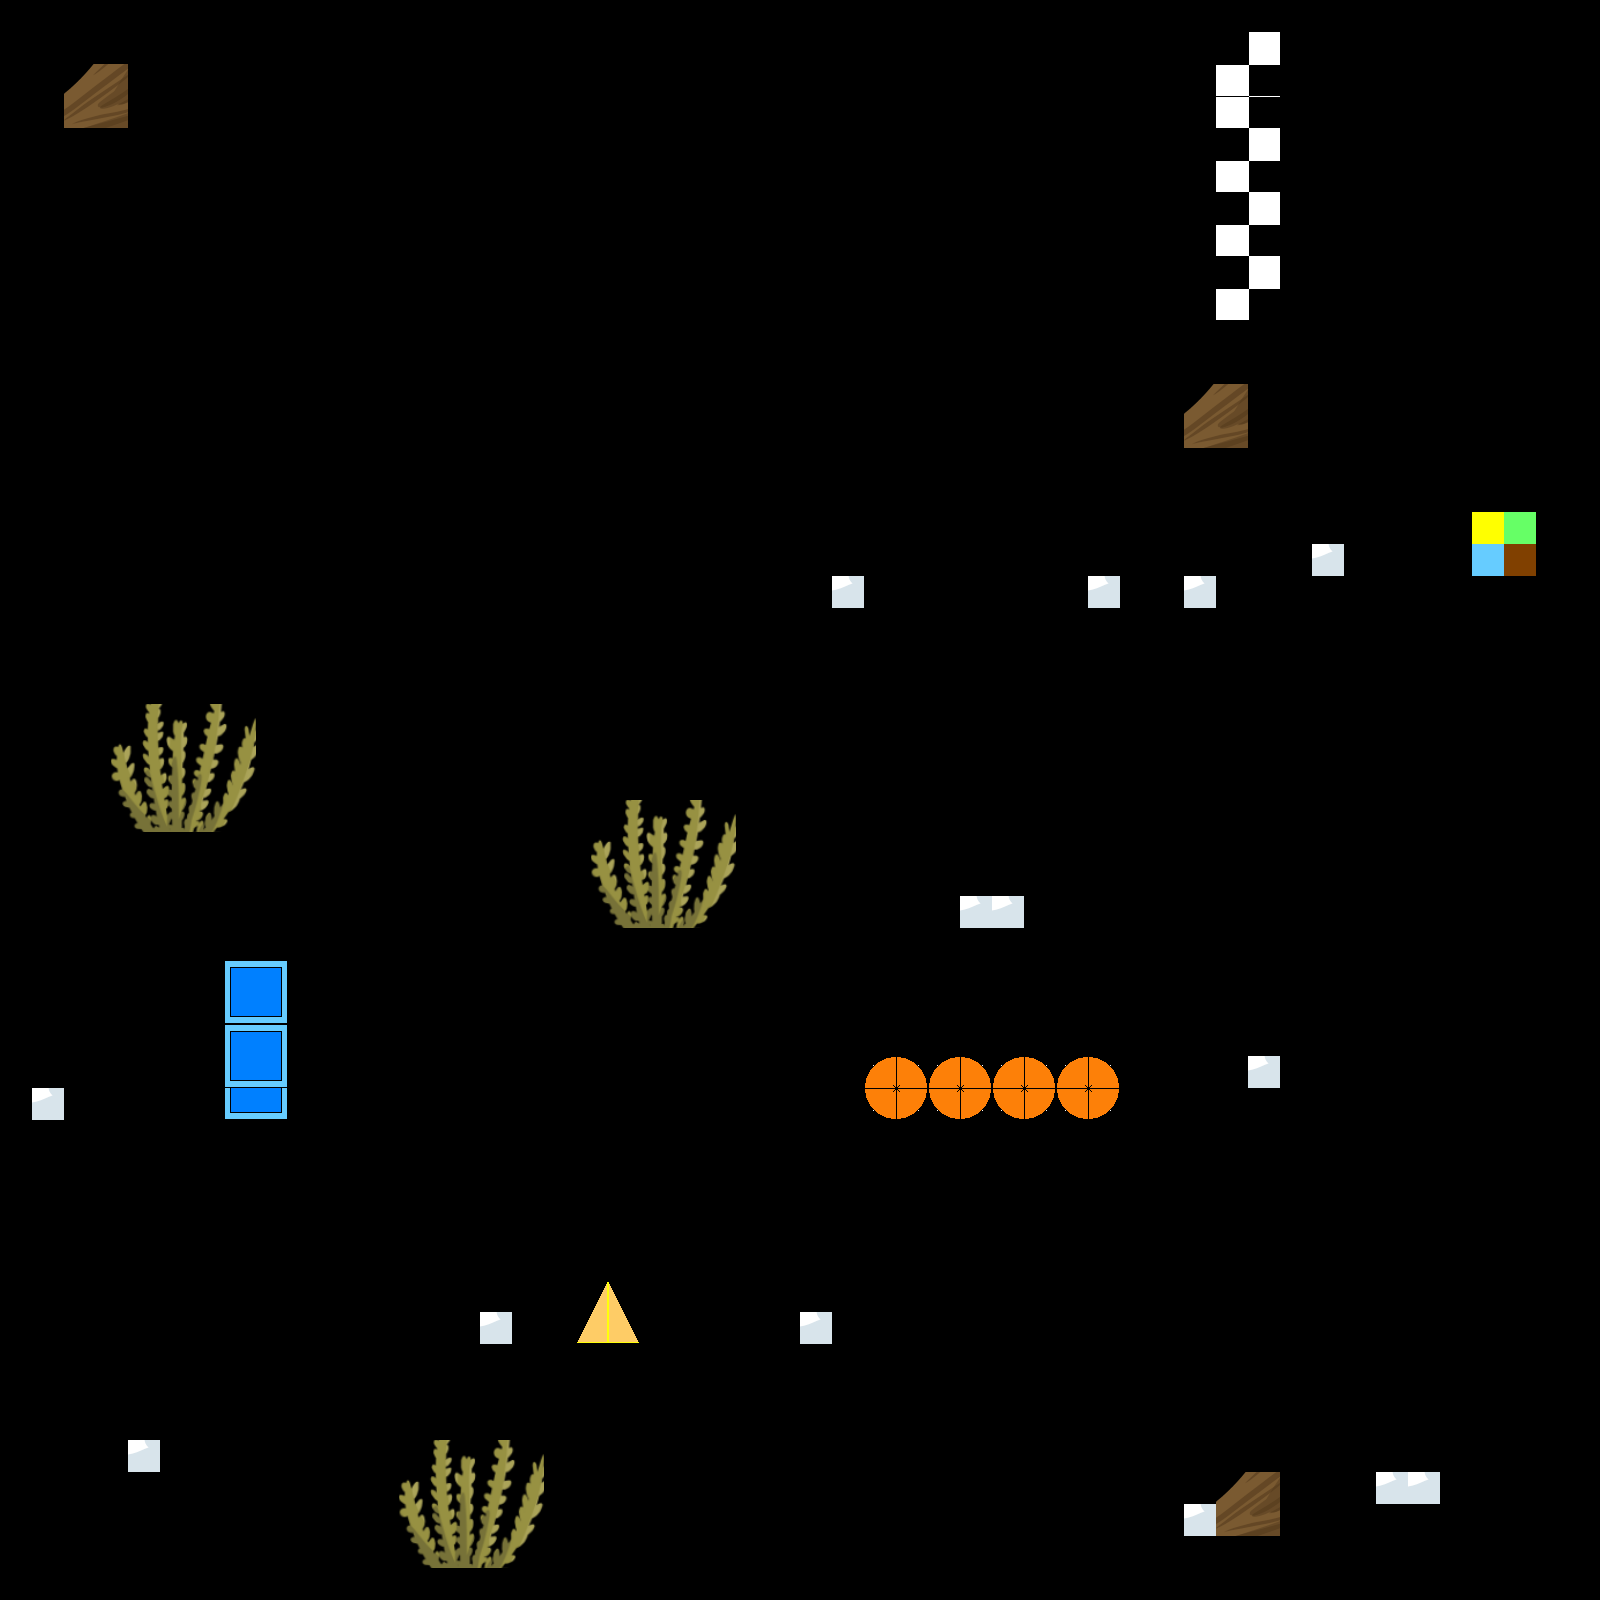

Tiled map render using the project's own tile images. Description and the map definition, with tile-layer contents summarised, below:
An orthogonal 50x50 tile map with 32x32 px tiles, 9 tile layers (background, turret, lever, puzzle solution, ...), 1 hidden layer not drawn, 10 tilesets and 36 objects (36x Cube).

<map version="1.10" tiledversion="1.10.2" orientation="orthogonal" renderorder="right-down" width="50" height="50" tilewidth="32" tileheight="32" infinite="0" nextlayerid="17" nextobjectid="6">
 <tileset firstgid="1" name="DOOR" tilewidth="32" tileheight="32" tilecount="4" columns="2">
  <image source="square.png" width="64" height="64" />
 </tileset>
 <tileset firstgid="5" name="FLOOR_EDGES" tilewidth="32" tileheight="32" tilecount="25" columns="5">
  <image source="floor_tile_1.png" width="180" height="180" />
 </tileset>
 <tileset firstgid="30" name="PLAYER" tilewidth="32" tileheight="32" tilecount="10" columns="10">
  <image source="barry.png" width="336" height="48" />
 </tileset>
 <tileset firstgid="40" name="BRANC_COLLECTIBLE_BUILD_BRIDGE" tilewidth="32" tileheight="32" tilecount="1089" columns="33">
  <image source="branch_dark.png" width="1080" height="1080" />
 </tileset>
 <tileset firstgid="1129" name="PUZZLE" tilewidth="32" tileheight="32" tilecount="4" columns="2">
  <image source="circle.png" width="64" height="64" />
 </tileset>
 <tileset firstgid="1133" name="brige" tilewidth="32" tileheight="32" tilecount="4" columns="2">
  <image source="checkers.png" width="64" height="64" />
 </tileset>
 <tileset firstgid="1137" name="lever" tilewidth="32" tileheight="32" tilecount="4" columns="2">
  <image source="triangle.png" width="64" height="64" />
 </tileset>
 <tileset firstgid="1141" name="PUZZLE_SOLUTION" tilewidth="32" tileheight="32" tilecount="4" columns="2">
  <image source="colors.png" width="64" height="64" />
 </tileset>
 <tileset firstgid="1145" name="JUMP_SPRING" tilewidth="32" tileheight="32" tilecount="25" columns="5">
  <image source="cloud_tile_2.png" width="180" height="180" />
 </tileset>
 <tileset firstgid="1170" name="TURRET" tilewidth="32" tileheight="32" tilecount="25" columns="5">
  <image source="shrub_tile.png" width="180" height="180" />
 </tileset>
 <layer id="3" name="background" width="50" height="50">
  <data>[2500 cells, 0 non-empty, 0 distinct tile ids]</data>
 </layer>
 <layer id="15" name="turret" width="50" height="50">
  <data>[2500 cells, 60 non-empty, 20 distinct tile ids]</data>
 </layer>
 <layer id="11" name="lever" width="50" height="50">
  <data>[2500 cells, 4 non-empty, 4 distinct tile ids]</data>
 </layer>
 <layer id="12" name="puzzle solution" width="50" height="50">
  <data>[2500 cells, 4 non-empty, 4 distinct tile ids]</data>
 </layer>
 <layer id="9" name="bridge" width="50" height="50">
  <data>[2500 cells, 18 non-empty, 4 distinct tile ids]</data>
 </layer>
 <layer id="8" name="door" width="50" height="50">
  <data>[2500 cells, 10 non-empty, 4 distinct tile ids]</data>
 </layer>
 <layer id="7" name="puzzle" width="50" height="50">
  <data>[2500 cells, 16 non-empty, 4 distinct tile ids]</data>
 </layer>
 <layer id="6" name="collectible branch" width="50" height="50">
  <data>[2500 cells, 13 non-empty, 5 distinct tile ids]</data>
 </layer>
 <layer id="14" name="jump spring" width="50" height="50">
  <data>[2500 cells, 14 non-empty, 1 distinct tile ids]</data>
 </layer>
 <objectgroup id="16" name="Ground">
  <object id="4" type="Cube" gid="6" x="32" y="640" width="800.091" height="512" />
  <object id="5" type="Cube" gid="6" x="416.022" y="128.091" width="416.054" height="32.0395" />
  <object id="6" type="Cube" gid="6" x="800" y="96" width="31.9673" height="31.9091" />
  <object id="7" type="Cube" gid="6" x="32" y="32" width="704.011" height="31.9091" />
  <object id="9" type="Cube" gid="6" x="0" y="1599.33" width="32.0135" height="1599.24" />
  <object id="10" type="Cube" gid="6" x="896" y="32" width="704.113" height="31.9091" />
  <object id="11" type="Cube" gid="6" x="896" y="544.061" width="96.2427" height="511.97" />
  <object id="12" type="Cube" gid="6" x="832" y="640" width="383.576" height="31.9091" />
  <object id="13" type="Cube" gid="6" x="1184" y="864" width="32.076" height="223.909" />
  <object id="15" type="Cube" gid="6" x="1024" y="864" width="159.978" height="95.9091" />
  <object id="16" type="Cube" gid="6" x="860.837" y="-123.705" width="32.326" height="31.9091" />
  <object id="17" type="Cube" gid="6" x="1472.67" y="1600.02" width="95.6593" height="1023.9" />
  <object id="19" type="Cube" gid="6" x="1120" y="480" width="32.326" height="159.727" />
  <object id="20" type="Cube" gid="6" x="1152" y="352" width="159.326" height="31.9091" />
  <object id="21" type="Cube" gid="6" x="1568" y="1600" width="31.9782" height="1567.91" />
  <object id="22" type="Cube" gid="6" x="1280" y="671.875" width="32.326" height="319.784" />
  <object id="23" type="Cube" gid="6" x="1312" y="672" width="160.076" height="95.9091" />
  <object id="24" type="Cube" gid="6" x="258.667" y="736" width="861.659" height="31.9091" />
  <object id="25" type="Cube" gid="6" x="256" y="959.909" width="320.205" height="223.818" />
  <object id="26" type="Cube" gid="6" x="128" y="960" width="128.326" height="127.909" />
  <object id="27" type="Cube" gid="6" x="576" y="1023.67" width="671.993" height="95.5758" />
  <object id="28" type="Cube" gid="6" x="1120" y="1120" width="128.326" height="95.9091" />
  <object id="29" type="Cube" gid="6" x="1280" y="1438.67" width="96.326" height="350.576" />
  <object id="30" type="Cube" gid="6" x="1248" y="1120" width="32.326" height="31.9091" />
  <object id="31" type="Cube" gid="6" x="1344" y="1600" width="128.326" height="95.9091" />
  <object id="32" type="Cube" gid="6" x="1184" y="1600.18" width="160.144" height="64.0909" />
  <object id="33" type="Cube" gid="6" x="1152" y="1599.82" width="31.9622" height="414.576" />
  <object id="34" type="Cube" gid="6" x="832" y="1408" width="31.9622" height="319.243" />
  <object id="35" type="Cube" gid="6" x="864.667" y="1408" width="287.296" height="223.243" />
  <object id="36" type="Cube" gid="6" x="160" y="1408" width="671.296" height="63.243" />
  <object id="37" type="Cube" gid="6" x="512" y="1343.92" width="64.0233" height="384.16" />
  <object id="38" type="Cube" gid="6" x="896" y="1184" width="32.0233" height="32.0612" />
  <object id="39" type="Cube" gid="6" x="32.3636" y="1279.82" width="415.66" height="159.978" />
  <object id="40" type="Cube" gid="6" x="32" y="1600" width="351.66" height="127.978" />
  <object id="41" type="Cube" gid="6" x="544.5" y="1600" width="543.16" height="127.978" />
  <object id="42" type="Cube" gid="6" x="384" y="1600" width="160.16" height="31.978" />
 </objectgroup>
 <layer id="5" name="foreground" width="50" height="50" visible="0">
  <data>[2500 cells, 1351 non-empty, 1 distinct tile ids]</data>
 </layer>
 <objectgroup id="16" name="Object Layer 1" />
</map>
